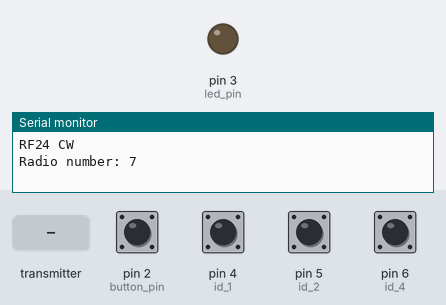
Recording of a sketch running on a simulated Arduino Uno, built with avr-gcc and run on an emulated ATmega328P. On the bench: output pins drawn as LEDs (lit = HIGH), the last lines printed to the serial monitor. The test bench sets the inputs (shaded band); at power-on: pin 2 (button_pin), pin 4 (id_1), pin 5 (id_2), pin 6 (id_4) HIGH. No radio packets arrive unless stated.

Above: at 1.2 s.
1.3 s: pin 2 (button_pin) pulled LOW for 0.15 s
At 1.37 s:
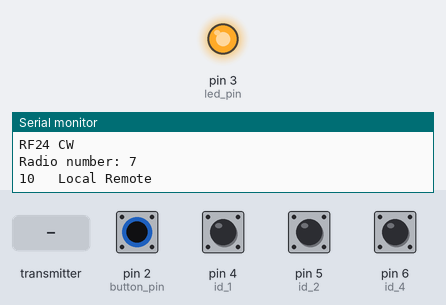
2.9 s: pin 2 (button_pin) pulled LOW for 3.2 s
At 6.9 s:
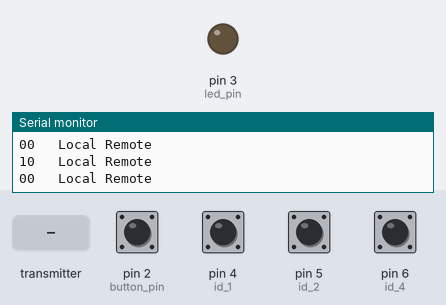
7.6 s: the transmitter starts sending remote_state = 1
At 8.1 s:
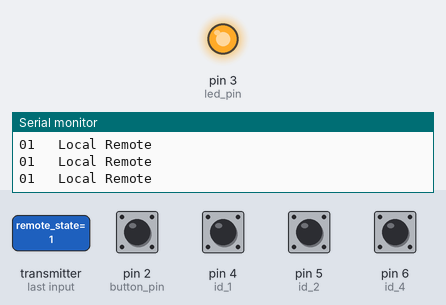
12.7 s: the transmitter starts sending remote_state = 0
At 13.5 s:
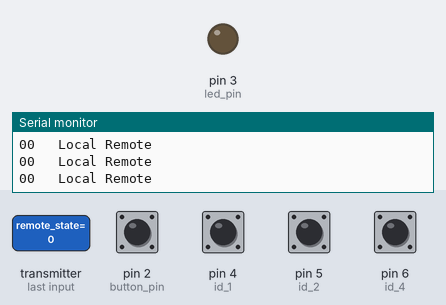
Timing chart, 0 to 15.7 s (numbered marks = the images above; inputs shaded):
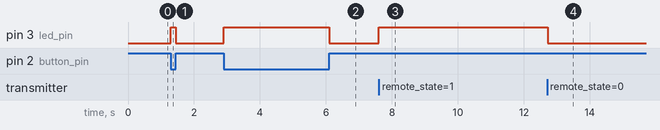

Measured:
- after the input at 1.3 s, pin 3 (led_pin): LOW → HIGH at once, → LOW 0.15 s later
- after the input at 2.9 s, pin 3 (led_pin): LOW → HIGH at once, → LOW 3.2 s later
- after the input at 7.6 s, pin 3 (led_pin): LOW → HIGH at once
- after the input at 12.7 s, pin 3 (led_pin): HIGH → LOW at once

The sketch:

nrf24cw.ino
```cpp
#include <SPI.h>
#include "RF24.h"

int button_pin = 2;
int led_pin = 3;
int id_1 = 4;
int id_2 = 5;
int id_4 = 6;

int channel_num = 102;

// Building on https://tmrh20.github.io/RF24/GettingStarted_8ino-example.html

int radioNumber = 0;
/* Hardware configuration: Set up nRF24L01 radio on SPI bus plus pins 7 & 8 */
RF24 radio(7,8);  // CE, CSN

const byte addresses [][6] = {"00001", "00002"};  //Setting the two addresses. One for transmitting and one for receiving

boolean button_state = 0;
boolean remote_state = 0;

void setup() {
  pinMode( button_pin, INPUT_PULLUP );
  attachInterrupt(digitalPinToInterrupt(button_pin), key_change, CHANGE);
  pinMode( led_pin, OUTPUT );
  pinMode( id_1, INPUT_PULLUP );
  pinMode( id_2, INPUT_PULLUP );
  pinMode( id_4, INPUT_PULLUP );

  Serial.begin(9600);
  Serial.println(F("RF24 CW"));

  radioNumber =
    1 * digitalRead( id_1 ) +
    2 * digitalRead( id_2 ) +
    4 * digitalRead( id_4 ) ;

  Serial.print( "Radio number: " );
  Serial.println( radioNumber );

  radio.begin();

  // Set up the pipes. For now, assume two radios with bidirectional communication
  if ( radioNumber == 0 ){
    radio.openWritingPipe(addresses[0]);
    radio.openReadingPipe(1, addresses[1]);
  }
  else{
    radio.openWritingPipe(addresses[1]);
    radio.openReadingPipe(1, addresses[0]);
  }

  radio.setPALevel( RF24_PA_LOW );
  radio.setChannel( channel_num );


  radio.startListening();

}

// Monitor for traffic
void loop() {
  delay(20);
  if ( radio.available()) {
    radio.read(&remote_state, sizeof(remote_state));
    update_indicator();
  }
}

// Called whenever the local button changes
// Based on https://www.arduino.cc/reference/en/language/functions/external-interrupts/attachinterrupt/
void key_change() {
    radio.stopListening();
    button_state = ! digitalRead( button_pin );
    radio.write(&button_state, sizeof(button_state));

    // radio.printDetails();
    update_indicator();
    radio.startListening();
}

// Called to update local status indicator
void update_indicator() {

  Serial.print( button_state );
  Serial.print( remote_state );
  Serial.println( "   Local Remote" );
  if ( button_state or remote_state ){
    digitalWrite(led_pin, HIGH);
  } else {
    digitalWrite(led_pin, LOW);
  }
}
```
